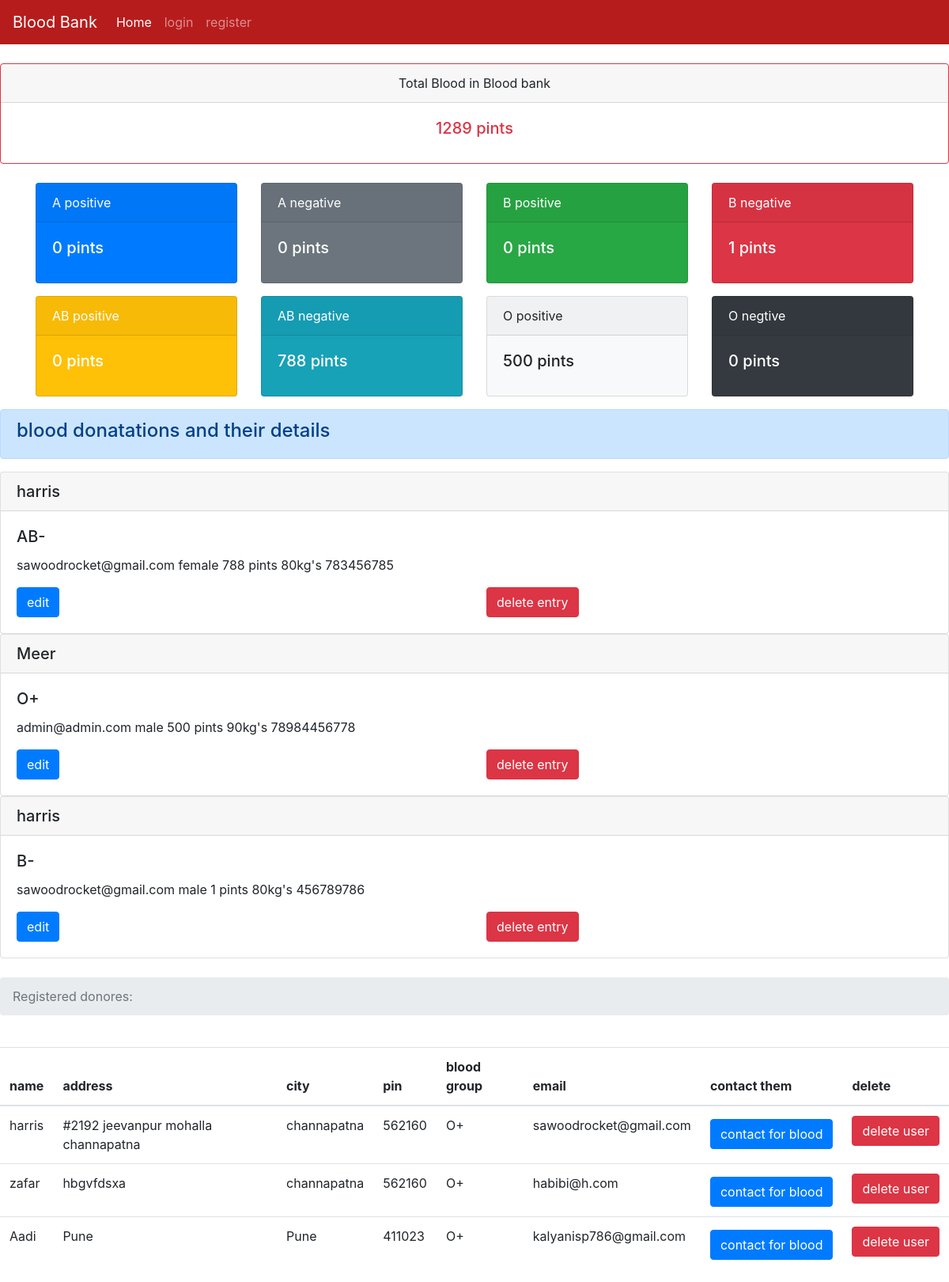
/dashboard, run on the app's committed database.
### tables this page shows
CREATE TABLE blood (id INTEGER PRIMARY KEY AUTOINCREMENT, type TEXT, donorname TEXT, donorsex TEXT, qty TEXT, dweight TEXT, donoremail TEXT, phone TEXT);

CREATE TABLE users (name TEXT, addr TEXT, city TEXT, pin TEXT, bg TEXT,email TEXT UNIQUE, pass TEXT);

### server.py (the view)
@app.route('/dashboard')
def dashboard():
   totalblood=0
   con = sqlite3.connect('database.db')
   con.row_factory = sqlite3.Row
   cur = con.cursor()
   cur.execute("select * from blood")
   rows = cur.fetchall();
   for row in rows:
       totalblood  += int(row['qty'])
   cur.execute("select * from users")
   users = cur.fetchall();
   Apositive=0
   Opositive=0
   Bpositive=0
   Anegative=0
   Onegative=0
   Bnegative=0
   ABpositive=0
   ABnegative = 0
   print(rows)
   cur.execute("select * from blood where type=?",('A+',))
   type = cur.fetchall();
   for a in type:
       Apositive += int(a['qty'])
   cur.execute("select * from blood where type=?",('A-',))
   type = cur.fetchall();
   for a in type:
       Anegative += int(a['qty'])
   cur.execute("select * from blood where type=?",('O+',))
   type = cur.fetchall();
   for a in type:
       Opositive += int(a['qty'])
   cur.execute("select * from blood where type=?",('O-',))
   type = cur.fetchall();
   for a in type:
       Onegative += int(a['qty'])
   cur.execute("select * from blood where type=?",('B+',))
   type = cur.fetchall();
   for a in type:
       Bpositive += int(a['qty'])
   cur.execute("select * from blood where type=?",('B-',))
   type = cur.fetchall();
   for a in type:
       Bnegative += int(a['qty'])
   cur.execute("select * from blood where type=?",('AB+',))
   type = cur.fetchall();
   for a in type:
       ABpositive += int(a['qty'])
   cur.execute("select * from blood where type=?",('AB-',))
   type = cur.fetchall();
   for a in type:
       ABnegative += int(a['qty'])
   bloodtypestotal = {'apos': Apositive,'aneg':Anegative,'opos':Opositive,'oneg':Onegative,'bpos':Bpositive,'bneg':Bnegative,'abpos':ABpositive,'abneg':ABnegative}
   return render_template("requestdonors.html",rows = rows,totalblood = totalblood,users=users,bloodtypestotal=bloodtypestotal)

### templates/requestdonors.html (shortened to what this page needs)
<!doctype html>
{% extends "base.html" %}
{% block content %}
    <br>
    <div class="card border-danger text-center">
      <div class="card-header">Total Blood in Blood bank</div>
      <div class="card-body text-danger">
        <h5 class="card-title"><span class='numscroller' data-min='1' data-max='{{totalblood}}' data-delay='5' data-increment='10'>{{totalblood}}</span> pints</h5>
      </div>
    </div>
<br>
        <div class="container">
  <div class="row">
    <div class="col"><div class="card text-white bg-primary mb-3" style="max-width: 18rem;">
      <div class="card-header">A positive</div>
    <div class="card-body">
      <h5 class="card-title"><span class='numscroller' data-min='1' data-max='{{bloodtypestotal.apos}}' data-delay='5' data-increment='10'>{{bloodtypestotal.apos}}</span> pints</h5>
    </div>
  </div></div>
    <div class="col"><div class="card text-white bg-secondary mb-3" style="max-width: 18rem;">
      <div class="card-header">A negative</div>
    <div class="card-body">
      <h5 class="card-title"><span class="count"><span class='numscroller' data-min='1' data-max='{{bloodtypestotal.aneg}}' data-delay='5' data-increment='10'>{{bloodtypestotal.aneg}}</span></span> pints</h5>
    </div>
    </div></div>
    <div class="col"><div class="card text-white bg-success mb-3" style="max-width: 18rem;">
      <div class="card-header">B positive</div>
    <div class="card-body">
      <h5 class="card-title"><span class='numscroller' data-min='1' data-max='{{bloodtypestotal.bpos}}' data-delay='5' data-increment='10'>{{bloodtypestotal.bpos}}</span> pints</h5>
    </div>
    </div></div>
    <div class="col"><div class="card text-white bg-danger mb-3" style="max-width: 18rem;">
      <div class="card-header">B negative</div>
    <div class="card-body">
      <h5 class="card-title"><span class='numscroller' data-min='1' data-max='{{bloodtypestotal.bneg}}' data-delay='5' data-increment='10'>{{bloodtypestotal.bneg}}</span> pints</h5>
    </div>
    </div></div>
    <div class="col"><div class="card text-white bg-warning mb-3" style="max-width: 18rem;">
      <div class="card-header">AB positive</div>
    <div class="card-body">
      <h5 class="card-title"><span class='numscroller' data-min='1' data-max='{{bloodtypestotal.abpos}}' data-delay='5' data-increment='10'>{{bloodtypestotal.abpos}}</span> pints</h5>
    </div>
    </div></div>
    <div class="col"><div class="card text-white bg-info mb-3" style="max-width: 18rem;">
      <div class="card-header">AB negative</div>
    <div class="card-body">
      <h5 class="card-title"><span class="count"><span class='numscroller' data-min='1' data-max='{{bloodtypestotal.abneg}}' data-delay='5' data-increment='10'>{{bloodtypestotal.abneg}}</span></span> pints</h5>
    </div>
    </div></div>
    <div class="col"><div class="card bg-light mb-3" style="max-width: 18rem;">
      <div class="card-header">O positive</div>
    <div class="card-body">
      <h5 class="card-title"><span class="count"><span class='numscroller' data-min='1' data-max='{{bloodtypestotal.opos}}' data-delay='5' data-increment='10'>{{bloodtypestotal.opos}}</span> pints</h5>
    </div>
    </div></div>
    <div class="col"><div class="card text-white bg-dark mb-3" style="max-width: 18rem;">
      <div class="card-header">O negtive</div>
    <div class="card-body">
      <h5 class="card-title"><span class="count"><span class='numscroller' data-min='1' data-max='{{bloodtypestotal.oneg}}' data-delay='5' data-increment='10'>{{bloodtypestotal.oneg}}</span> pints</h5>
    </div>
    </div></div>
  </div>
</div>
<div class="alert alert-primary" role="alert">
  <h4>blood donatations and their details</h4>
</div>
         {% for row in rows %}
           <div class="card">
             <h5 class="card-header">{{row["donorname"]}}</h5>
             <div class="card-body">
               <h5 class="card-title">{{row["type"]}}</h5>
               <p class="card-text">{{ row["donoremail"]}}
               {{row['donorsex']}}
               {{row['qty']}} pints
               {{row['dweight']}}kg's
               {{row['phone']}}</p>
               <div class="row">
    <div class="col">
      <form action="{{url_for('editdonor',id=row['id'])}}" method="GET">
      <input type="submit" class="btn btn-primary" name="button" value="edit"/>
      </form>
    </div>
    <div class="col">
      <form action="{{url_for('deletebloodentry',id=row['id'])}}" method="GET">
      <input type="submit" name="button" class="btn btn-danger" value="delete entry"/>
      </form>
    </div>
  </div>
             </div>
           </div>
         {% endfor %}
<br>
         <nav aria-label="breadcrumb">
           <ol class="breadcrumb">
             <li class="breadcrumb-item active" aria-current="page">  Registered donores:</li>
           </ol>
         </nav>
<br>
        <table class="table">
          <thead>
    <tr>
      <th scope="col">name</th>
      <th scope="col">address</th>
      <th scope="col">city</th>
      <th scope="col">pin</th>
      <th scope="col">blood group</th>
      <th scope="col">email</th>
      <th scope="col">contact them</th>
      <th scope="col">delete</th>
    </tr>
  </thead>
           {% for r in users %}
              <tr>
                 <td>{{r["name"]}}</td>
                 <td>{{r["addr"]}}</td>
                 <td> {{ r["city"]}}</td>
                 <td>{{r['pin']}}</td>
                 <td>{{r['bg']}}</td>
                 <td>{{r['email']}}</td>
                 <td><button type="button" class="btn btn-primary mt-1" data-toggle="modal" data-target="#exampleModalCenter">
    contact for blood
  </button>
</td>
                 <td><a href = "{{url_for('deleteuser',useremail=r['email'])}}" class="btn btn-danger">delete user</a></td>
              </tr>
           {% endfor %}
           {% endblock %}

### templates/base.html (shortened to what this page needs)
<html>
    <head>
        <link rel="stylesheet" href="https://stackpath.bootstrapcdn.com/bootstrap/4.1.3/css/bootstrap.min.css">
    </head>
    <body>
      {% if session['admin'] == True %}
      <nav class="navbar navbar-expand-lg navbar-dark" style="background-color: #b71c1c;">
        <button class="navbar-toggler" type="button" data-toggle="collapse" data-target="#navbarSupportedContent" aria-controls="navbarSupportedContent" aria-expanded="false" aria-label="Toggle navigation">
          <span class="navbar-toggler-icon"></span>
        </button>
      <div class="collapse navbar-collapse" id="navbarNav">
        <a class="navbar-brand" href="/">Blood Bank</a>
      <ul class="navbar-nav mr-auto">
        <li class="nav-item active">
          <a class="nav-link" href="/">Home <span class="sr-only">(current)</span></a>
        </li>
      <li class="nav-item">
        <a class="nav-link" href="/dashboard">Dashboard</a>
      </li>
      <li class="nav-item">
        <a class="nav-link" href="/bloodbank">add blood</a>
      </li>
      </ul>
      <ul class="navbar-nav ml-auto">
        <li class="nav-item">
          <a class="nav-link" href="{{url_for('logout')}}">logout</a>
        </li>
        </ul>
    </div>
  </nav>
      {%else%}
      <nav class="navbar navbar-expand-lg navbar-dark" style="background-color: #b71c1c;">
      <div class="collapse navbar-collapse" id="navbarNav">
        <a class="navbar-brand" href="/">Blood Bank</a>
      <ul class="navbar-nav mr-auto">
        <li class="nav-item active">
          <a class="nav-link" href="/">Home <span class="sr-only">(current)</span></a>
        </li>
      <li class="nav-item">
        <a class="nav-link" href="/login">login</a>
      </li>
      <li class="nav-item">
        <a class="nav-link" href="{{url_for('add')}}">register</a>
      </li>
    </ul>
  </div>
</nav>
    {%endif%}
          {% block content %}
           {% endblock %}
      </body>
</html>

### data on the page
blood: donorname "harris", type "AB-", donoremail "sawoodrocket@gmail.com", donorsex "female", qty "788", dweight "80", phone "783456785"
blood: donorname "Meer", type "O+", donoremail "admin@admin.com", donorsex "male", qty "500", dweight "90", phone "78984456778"
blood: donorname "harris", type "B-", donoremail "sawoodrocket@gmail.com", donorsex "male", qty "1", dweight "80", phone "456789786"
users: name "harris", addr "#2192 jeevanpur mohalla channapatna", city "channapatna", pin "562160", bg "O+", email "sawoodrocket@gmail.com"
users: name "zafar", addr "hbgvfdsxa", city "channapatna", pin "562160", bg "O+", email "habibi@h.com"
users: name "Aadi", addr "Pune", city "Pune", pin "411023", bg "O+", email "kalyanisp786@gmail.com"

### other printed values
{{ totalblood }} "1289"
{{ bloodtypestotal.apos }} "0"
{{ bloodtypestotal.aneg }} "0"
{{ bloodtypestotal.bpos }} "0"
{{ bloodtypestotal.bneg }} "1"
{{ bloodtypestotal.abpos }} "0"
{{ bloodtypestotal.abneg }} "788"
{{ bloodtypestotal.opos }} "500"
{{ bloodtypestotal.oneg }} "0"
